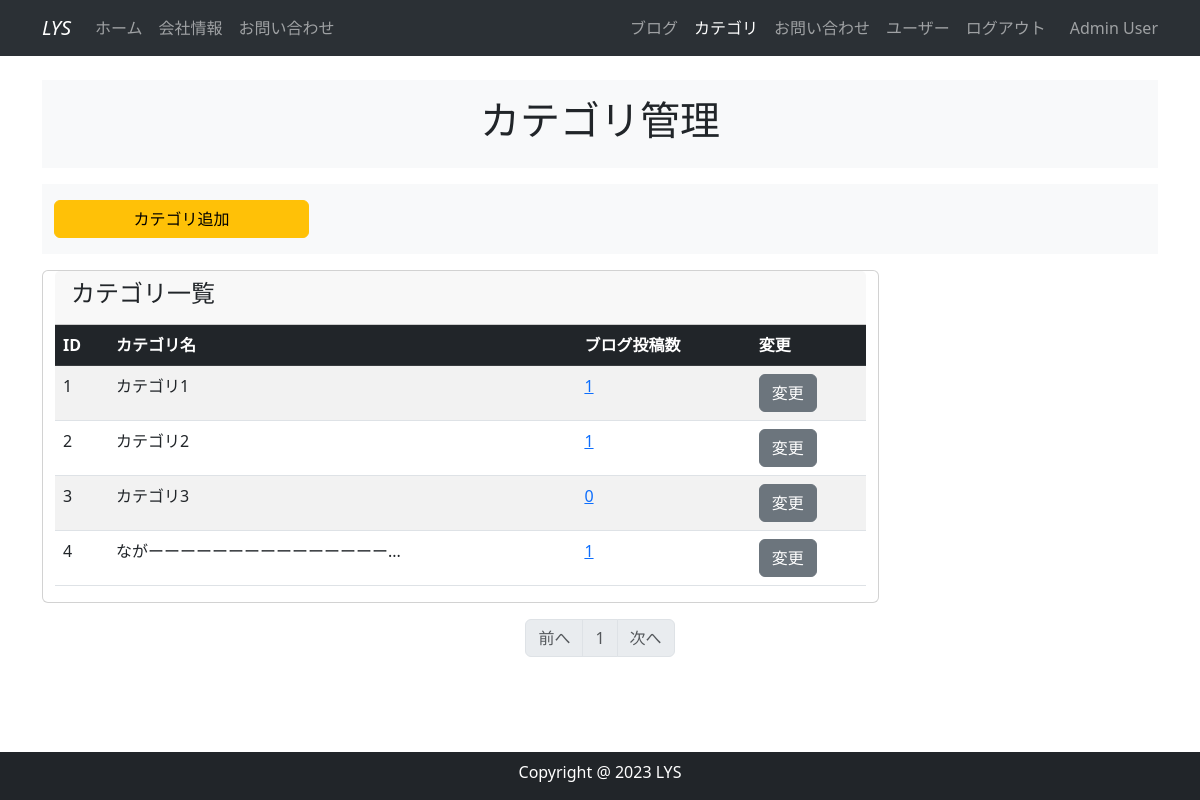
Page /category_maintenance (signed in) on the committed database.
### company_blog/models.py (models this page shows, shortened)
class User(db.Model, UserMixin):   # テーブル(model)を作成※modelクラスがデータベースのテーブルになる(db.Modelを継承して作成)
    __tablename__ = 'users' # テーブル名を指定(これを記述しない場合はクラス名のuserがテーブル名になる)
    id = db.Column(db.Integer, primary_key=True)    # Primary_keyは自動で数字が振られる
    email = db.Column(db.String(64), unique=True, index=True)    # Stringは最大文字数を指定できる
    username = db.Column(db.String(64), unique=True, index=True)
    password_hash = db.Column(db.String(128)) # ハッシュ化=暗号化的なもの(暗号化は元に戻すことが可能だけどハッシュ化はできない)
    administrator = db.Column(db.String(1)) # ←追加した列
    post = db.relationship('BlogPost', backref='author', lazy='dynamic')    # モデル：BlogPostとのリレーションシップを設定【1対多の設定方法】
    @property
    def password(self):
        raise AttributeError('password is not a readable attribute')    # ハッシュ化前のPWを参照しようとすると←のエラーメッセージを表示
    def is_administrator(self):
        if self.administrator == "1":
            return 1
        else:
            return 0

class BlogCategory(db.Model):
    __tablename__ = 'blog_category'
    id = db.Column(db.Integer, primary_key=True)
    category = db.Column(db.String(140))
    posts = db.relationship('BlogPost', backref='blogcategory', lazy='dynamic')
    def count_posts(self, id):
        return BlogPost.query.filter_by(category_id=id).count()

### company_blog/main/views.py (the view)
@main.route('/category_maintenance', methods=['GET','POST'])
@login_required
def category_maintenance():
    with app.app_context():
        page = request.args.get('page', 1, type=int)
        blog_categories = BlogCategory.query.order_by(BlogCategory.id.asc()).paginate(page=page, per_page=10)
        form = BlogCategoryForm()
        if form.validate_on_submit():
            blog_category = BlogCategory(category=form.category.data)
            db.session.add(blog_category)
            db.session.commit()
            flash('ブログカテゴリが追加されました')
            return redirect(url_for('main.category_maintenance'))
        elif form.errors:
            form.category.data = ""
            flash(form.errors['category'][0])
    return render_template('category_maintenance.html', blog_categories=blog_categories, form=form)

### company_blog/models.py (called while the page is built)
@login_manager.user_loader  # ユーザー認証にかかわる関数を指定
def load_user(user_id):    # 引数にはユーザーを認証する際にユーザーを識別する情報を指定
    with app.app_context():
        return db.session.get(User, user_id)    # useridを元にUserからデータを読み込み、そのユーザーの情報を返す

### company_blog/templates/category_maintenance.html (shortened to what this page needs)
{% extends "base.html" %}
{% block content %}
    <div class="container my-3 py-3 bg-light">
        <div class="row">
            <div class="col-md-6 m-auto text-center">
                <h1>カテゴリ管理</h1>
            </div>
        </div>
    </div>
    <div class="container my-3 py-3 bg-light">
        <div class="row">
            <div class="col-md-3">
                <button type="button"class="btn btn-warning w-100" data-bs-toggle="modal" data-bs-target="#addCategoryModal">
                    カテゴリ追加
                </button>
            </div>
        </div>
    </div>
    <div class="container my-3">
        <div class="row">
            <div class="card col-md-9">
                <div class="card-header">
                    <h4>カテゴリ一覧</h4>
                </div>
                <div class="table-responsive">
                    <table class="table table-striped text-nowrap">
                        <thead class="table-dark">
                            <tr>
                            <th>ID</th>
                            <th>カテゴリ名</th>
                            <th>ブログ投稿数</th>
                            <th>変更</th>
                            </tr>
                        </thead>
                        <tbody>
                            {% for blog_category in blog_categories.items %}
                                <tr>
                                <td>{{ blog_category.id }}</td>
                                <td>{{ blog_category.category | truncate(20) }}</td>
                                <td><a href="{{ url_for('main.category_posts', blog_category_id=blog_category.id) }}">{{ blog_category.count_posts(blog_category.id) }}</a></td>
                                <td>
                                    {% if current_user.is_administrator() %}
                                        <a href="{{ url_for('main.blog_category', blog_category_id=blog_category.id) }}" class="btn btn-secondary">変更</a></td>
                                    {% endif %}
                                </tr>
                            {% endfor %}
                        </tbody>
                    </table>
                </div>
            </div>
        </div>
    </div>
    <nav class="my-2" aria-label="Page navigation">
        <ul class="pagination justify-content-center">
            <li {% if blog_categories.has_prev %}class="page-item"{% else %}class="page-item disabled"{% endif %}><a class="page-link" href="{% if blog_categories.has_prev %}{{ url_for('main.category_maintenance', page=blog_categories.prev_num) }}{% else %}#{% endif %}">前へ</a></li>
            {% for page_num in blog_categories.iter_pages(left_edge=1, right_edge=1, left_current=1, right_current=1) %}
                {% if page_num %}
                    {% if blog_categories.page == page_num %}
                        <li class="page-item disabled"><a class="page-link" href="#">{{ page_num }}</a></li>
                    {% else %}
                        <li class="page-item"><a class="page-link" href="{{ url_for('main.category_maintenance', page=page_num)}}">{{ page_num }}</a></li>
                    {% endif %}
                {% else %}
                    <li class="page-item disabled"><a class="page-link" href="#">&hellip;</a></li>
                {% endif %}
            {% endfor %}
            <li {% if blog_categories.has_next %}class="page-item"{% else %}class="page-item disabled"{% endif %}><a class="page-link" href="{% if blog_categories.has_next %}{{ url_for('main.category_maintenance', page=blog_categories.next_num) }}{% else %}#{% endif %}">次へ</a></li>
        </ul>
    </nav>
{% endblock %}

### company_blog/templates/base.html (shortened to what this page needs)
<!DOCTYPE html>
<html lang="en">
<head>
    <link href="https://cdn.jsdelivr.net/npm/bootstrap@5.3.0/dist/css/bootstrap.min.css" rel="stylesheet">
</head>
<body>
    <nav class="navbar navbar-expand-lg bg-body-tertiary fixed-top" data-bs-theme="dark">
        <div class="container">
          <a class="navbar-brand fst-italic" href="{{url_for('main.index')}}">LYS</a>
          <div class="collapse navbar-collapse" id="navbarSupportedContent">
            <ul class="navbar-nav">
              <li class="nav-item">
                <a class="nav-link {% if request.endpoint == 'main.index' %} active{% endif %}" href="{{url_for('main.index')}}">ホーム</a>
              </li>
              <li class="nav-item">
                <a class="nav-link {% if request.endpoint == 'main.info' %} active{% endif %}" href="{{url_for('main.info')}}">会社情報</a>
              </li>
              <li class="nav-item">
                <a class="nav-link {% if request.endpoint == 'main.inquiry' %} active{% endif %}" href="{{url_for('main.inquiry')}}">お問い合わせ</a>
              </li>
            </ul>
            <br>
            <ul class="navbar-nav ms-auto">
              {% if current_user.is_authenticated %}
                <li class="nav-item">
                    <a class="nav-link {% if request.endpoint == 'main.blog_maintenance' %} active{% endif %}" href="{{url_for('main.blog_maintenance')}}">ブログ</a>
                </li>
                <li class="nav-item">
                    <a class="nav-link {% if request.endpoint == 'main.category_maintenance' %} active{% endif %}" href="{{url_for('main.category_maintenance')}}">カテゴリ</a>
                </li>
                <li class="nav-item">
                    <a class="nav-link {% if request.endpoint == 'main.inquiry_maintenance' %} active{% endif %}" href="{{url_for('main.inquiry_maintenance')}}">お問い合わせ</a>
                </li>
                <li class="nav-item">
                    <a class="nav-link {% if request.endpoint == 'users.user_maintenance' %} active{% endif %}" href="{{url_for('users.user_maintenance')}}">ユーザー</a>
                </li>
                <li class="nav-item">
                    <a class="nav-link" href="{{ url_for('users.logout') }}">ログアウト</a>
                </li>
                <span class="navbar-text ms-3">
                    {{ current_user.username | truncate(10) }}
                </span>
              {% endif %}
            </ul>
          </div>
        </div>
      </nav>
      {% from "_formhelpers.html" import render_field %}
      <div class="container" style="padding-top: 4rem; padding-bottom: 4rem;">
          {% block content %}
          {% endblock %}
      </div>
</body>
<footer id="fotter" class="fotter text-center pt-2 bg-dark fixed-bottom">
    <div class="container">
        <div class="row">
            <div class="col text-white">
                <p>Copyright @ 2023 LYS</p>
            </div>
        </div>
    </div>
</footer>
</html>

### rows in the picture
User: username "Admin User"
BlogCategory: id "1", category "カテゴリ1", count_posts "1"
BlogCategory: id "2", category "カテゴリ2", count_posts "1"
BlogCategory: id "3", category "カテゴリ3", count_posts "0"
BlogCategory: id "4", category "ながーーーーーーーーーーーーーーー...", count_posts "1"

### other values in the picture
{{ page_num }} "1"
